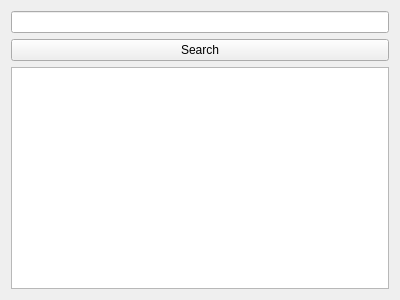
<?xml version="1.0" encoding="UTF-8"?>
<ui version="4.0">
 <class>SearchWidget</class>
 <widget class="QWidget" name="SearchWidget">
  <property name="geometry">
   <rect>
    <x>0</x>
    <y>0</y>
    <width>400</width>
    <height>300</height>
   </rect>
  </property>
  <property name="windowTitle">
   <string>SearchWidget</string>
  </property>
  <layout class="QVBoxLayout" name="verticalLayout">
   <item>
    <widget class="QLineEdit" name="searchLineEdit"/>
   </item>
   <item>
    <widget class="QPushButton" name="searchButton">
     <property name="text">
      <string>Search</string>
     </property>
    </widget>
   </item>
   <item>
    <widget class="QListWidget" name="resultListWidget"/>
   </item>
  </layout>
 </widget>
 <resources/>
 <connections/>
</ui>
